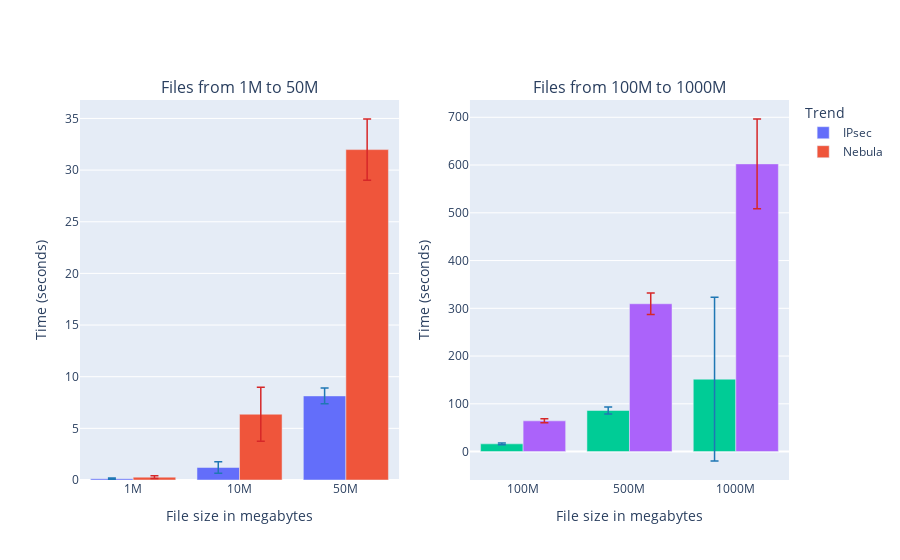

Here is the notebook cell this chart was saved with:
### Code cell
# fig = go.Figure()

fig = make_subplots(rows=2, cols=3,
                   subplot_titles=("Transferring 1M", 
                                   "Transferring 10M",
                                  "Transferring 50M",
                                  "Transferring 100M",
                                  "Transferring 500M",
                                  "Transferring 1000M")
#                    x_title="File size in megabytes",
#                     y_title="Time (seconds)"
                   )

# 1M IPsec
fig.add_trace(
    go.Bar(
        name='IPsec',
        x=ipsec_1M_df['size'],
        y=ipsec_1M_df['seconds'].mean(),
#                          line=dict(width=1.5, color=cols[0]), marker=dict(color=cols[0]),
        error_y=dict(type='data', array=ipsec_1M_df['seconds'].std(), visible=True, thickness=1.5, color=cols[0])
#         showlegend=False
    ), row=1, col=1
)


# 1M Nebula 
fig.add_trace(
    go.Bar(
        name='Nebula',
        x=nebula_1M_df['size'],
        y=nebula_1M_df['seconds'].mean(),
#                         line=dict(width=1.5, color=cols[3]), marker=dict(color=cols[3]),
        error_y=dict(type='data', array=nebula_1M_df['seconds'].std(), visible=True, thickness=1.5, color=cols[3]),
#         showlegend=False
    ), row=1, col=1
)


# IPsec big

fig.add_trace(
    go.Bar(
        name='IPsec',
        x=ipsec_big_mean_df['size'],
        y=ipsec_big_mean_df.seconds,
#                          line=dict(width=1.5, color=cols[0]), marker=dict(color=cols[0]),
        error_y=dict(type='data', array=ipsec_big_std_df.seconds, visible=True,thickness=1.5, color=cols[0]),
#          showlegend=False
    ), row=1, col=2
)



# Nebula 1500 big
fig.add_trace(
    go.Bar(
        name='Nebula',
        x=nebula_big_mean_df['size'],
        y=nebula_big_mean_df.seconds,
#                     line=dict(width=1.5, color=cols[3]), marker=dict(color=cols[3]),
        error_y=dict(type='data', array=nebula_big_std_df.seconds, visible=True, thickness=1.5, color=cols[3]),
#          showlegend=False
    ), row=1, col=2
)




# Update xaxis properties
fig.update_xaxes(title_text="File size in megabytes", row=1, col=1)
fig.update_xaxes(title_text="File size in megabytes", row=1, col=2)

# Update yaxis properties
fig.update_yaxes(title_text="Time (seconds)", row=1, col=1)
fig.update_yaxes(title_text="Time (seconds)", row=1, col=2)

fig.update_layout(
     legend_title_text='Trend'  )


fig.show()

### Figure 1 — Plotly figure (JSON) as saved in the notebook; plotly's stock layout.template omitted (floating-point values rounded to 4 significant figures)
{"data": [{"error_y": {"array": [0.06443, 0.5623, 0.7633], "color": "rgb(31, 119, 180)", "thickness": 1.5, "type": "data", "visible": true}, "name": "IPsec", "type": "bar", "x": ["1M", "10M", "50M"], "xaxis": "x", "y": [0.13, 1.213, 8.139], "yaxis": "y"}, {"error_y": {"array": [0.142, 2.619, 2.962], "color": "rgb(214, 39, 40)", "thickness": 1.5, "type": "data", "visible": true}, "name": "Nebula", "type": "bar", "x": ["1M", "10M", "50M"], "xaxis": "x", "y": [0.2763, 6.367, 31.98], "yaxis": "y"}, {"error_y": {"array": [1.685, 7.155, 171.4], "color": "rgb(31, 119, 180)", "thickness": 1.5, "type": "data", "visible": true}, "name": "IPsec", "showlegend": false, "type": "bar", "x": ["100M", "500M", "1000M"], "xaxis": "x2", "y": [16.14, 85.95, 151.6], "yaxis": "y2"}, {"error_y": {"array": [4.234, 22.31, 93.99], "color": "rgb(214, 39, 40)", "thickness": 1.5, "type": "data", "visible": true}, "name": "Nebula", "showlegend": false, "type": "bar", "x": ["100M", "500M", "1000M"], "xaxis": "x2", "y": [64.3, 309.5, 602.4], "yaxis": "y2"}], "layout": {"annotations": [{"font": {"size": 16}, "showarrow": false, "text": "Files from 1M to 50M", "x": 0.225, "xanchor": "center", "xref": "paper", "y": 1, "yanchor": "bottom", "yref": "paper"}, {"font": {"size": 16}, "showarrow": false, "text": "Files from 100M to 1000M", "x": 0.775, "xanchor": "center", "xref": "paper", "y": 1, "yanchor": "bottom", "yref": "paper"}], "legend": {"title": {"text": "Trend"}}, "xaxis": {"anchor": "y", "domain": [0, 0.45], "title": {"text": "File size in megabytes"}}, "xaxis2": {"anchor": "y2", "domain": [0.55, 1], "title": {"text": "File size in megabytes"}}, "yaxis": {"anchor": "x", "domain": [0, 1], "title": {"text": "Time (seconds)"}}, "yaxis2": {"anchor": "x2", "domain": [0, 1], "title": {"text": "Time (seconds)"}}}}
